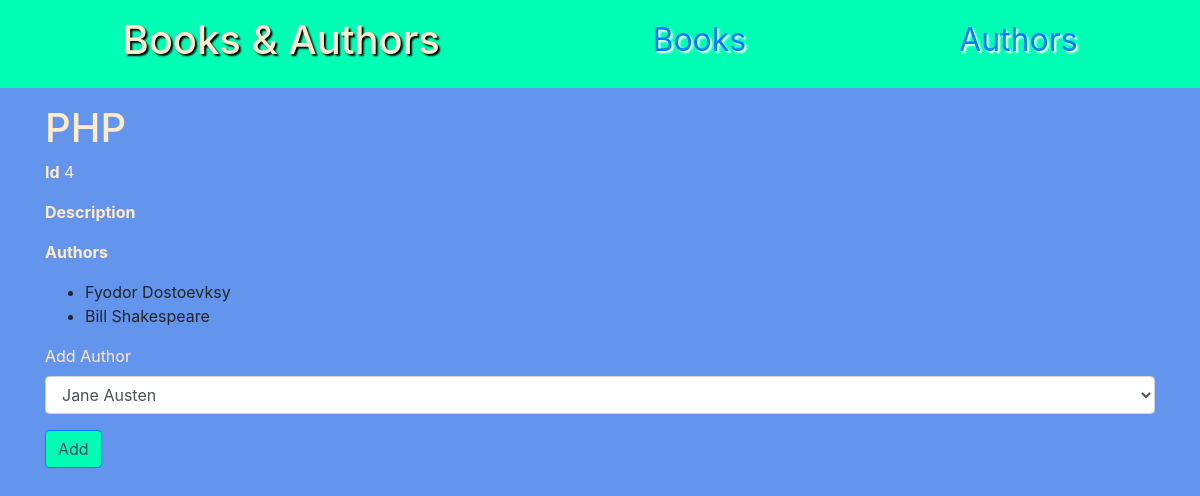
The app's page /books/4 with its own data.
### books_authors_app/models.py (models this page shows, shortened)
class Book(models.Model):
    title = models.CharField(max_length=255)
    description = models.TextField()
    created_at = models.DateTimeField(auto_now_add=True)
    updated_at = models.DateTimeField(auto_now=True)

class Author(models.Model):
    first_name = models.CharField(max_length=45)
    last_name = models.CharField(max_length=45)
    books = models.ManyToManyField(Book, related_name='authors')
    notes = models.TextField()
    created_at = models.DateTimeField(auto_now_add=True)
    updated_at = models.DateTimeField(auto_now=True)

### books_authors_app/views.py (the view)
# urls.py: path('books/<int:book_id>', views.show_book),
def show_book(request, book_id):
    book = Book.objects.get(id=book_id)
    context = {
        "book": book,
        "authors": Author.objects.exclude(books__id=book_id)
    }
    return render(request,'book.html', context)

### books_authors_app/templates/book.html (shortened to what this page needs)
<!DOCTYPE html>
<html lang="en">
<head>
    <link rel="stylesheet" href="https://cdn.jsdelivr.net/npm/bootstrap@4.5.3/dist/css/bootstrap.min.css"
>
    {% load static %}
    <link rel="stylesheet" href="{% static 'style.css'%}">
</head>
<body>
    <nav>
        <h1>Books & Authors</h1>
        <a href="/">Books</a>
        <a href="/authors">Authors</a>
    </nav>
    <div class="container">
        <h1>{{ book.title }}</h1>
        <p><strong>Id</strong> {{ book.id }}</p>
        <p><strong>Description</strong> {{ book.description }}</p>
        <p><strong>Authors</strong></p>
        <ul>
            {% for author in book.authors.all %}
            <li>{{ author.first_name }} {{ author.last_name }}</li>
            {% endfor %}
        </ul>
        {% if authors %}
        <form action="/books/{{ book.id }}/assign" method="post">
            <div class="form-group">
                <label for="author_id">Add Author</label>
                <select name="author_id" id="author_id" class="form-control">
                    {% for author in authors %}
                    <option value="{{ author.id }}">{{ author.first_name }} {{ author.last_name }}</option>
                    {% endfor %}
                </select>
            </div>
            <button class="btn btn-primary">Add</button>
        </form>
        {% endif %}
    </div>
</body>
</html>

### books_authors_app/static/style.css (style rules this page uses)
body { background-color: cornflowerblue; }
h1,h2,h3,h4,h5,p,label { color: blanchedalmond; }
nav { background-color: #00ffb4; display: flex; justify-content: space-around; margin-bottom: 1em; padding: 1em; }
nav > h1 { text-shadow: 2px 2px 2px black; }
nav > a { font-size: 2rem; text-shadow: 2px 2px 2px white; }
.btn-primary { color: #394a67; background-color: #00ffb4; border-color: #007bff; }

### records on screen
Book: title "PHP", id "4"
Author: first_name "Fyodor", last_name "Dostoevksy"
Author: first_name "Bill", last_name "Shakespeare"

### other values on screen
form field author_id "Jane Austen"
